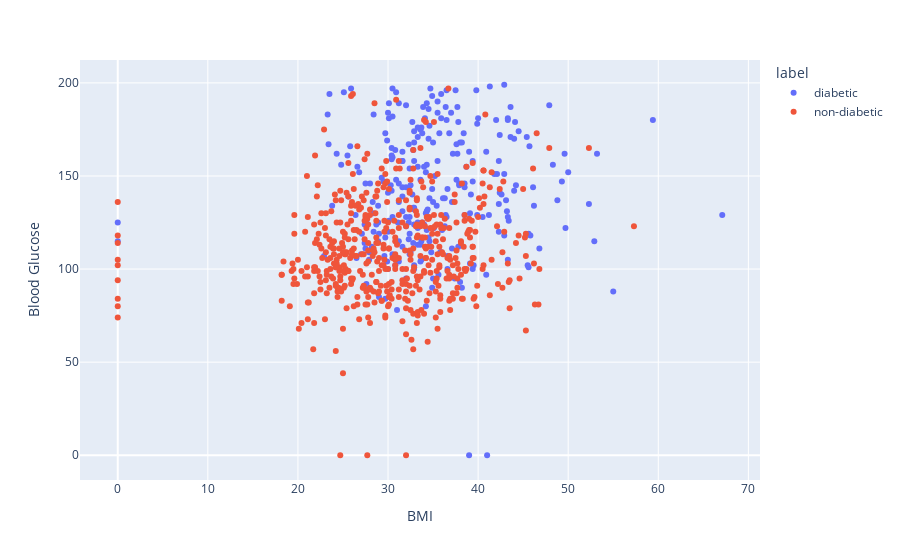

Notebook code cell kept with this figure:
### Markdown cell above
## visualize data

### Code cell
import plotly.express as px

data_of_interest["label"] = data_of_interest["Class"].replace({1: "diabetic", 0: "non-diabetic"})

fig = px.scatter(data_of_interest, x="BMI", y="Blood Glucose", color="label")

fig.show()

### Figure 1 — Plotly figure (JSON) as saved in the notebook; plotly's stock layout.template omitted (floating-point values rounded to 4 significant figures; data arrays with more than 128 entries replaced by an {"elided": "..."} marker saying what was removed)
{"data": [{"hovertemplate": "label=diabetic<br>BMI=%{x}<br>Blood Glucose=%{y}<extra></extra>", "legendgroup": "diabetic", "marker": {"color": "#636efa", "symbol": "circle"}, "mode": "markers", "name": "diabetic", "orientation": "v", "showlegend": true, "type": "scatter", "x": {"elided": "268 float values"}, "xaxis": "x", "y": {"elided": "268 int values"}, "yaxis": "y"}, {"hovertemplate": "label=non-diabetic<br>BMI=%{x}<br>Blood Glucose=%{y}<extra></extra>", "legendgroup": "non-diabetic", "marker": {"color": "#EF553B", "symbol": "circle"}, "mode": "markers", "name": "non-diabetic", "orientation": "v", "showlegend": true, "type": "scatter", "x": {"elided": "500 float values"}, "xaxis": "x", "y": {"elided": "500 int values"}, "yaxis": "y"}], "layout": {"legend": {"title": {"text": "label"}, "tracegroupgap": 0}, "margin": {"t": 60}, "xaxis": {"anchor": "y", "domain": [0, 1], "title": {"text": "BMI"}}, "yaxis": {"anchor": "x", "domain": [0, 1], "title": {"text": "Blood Glucose"}}}}
